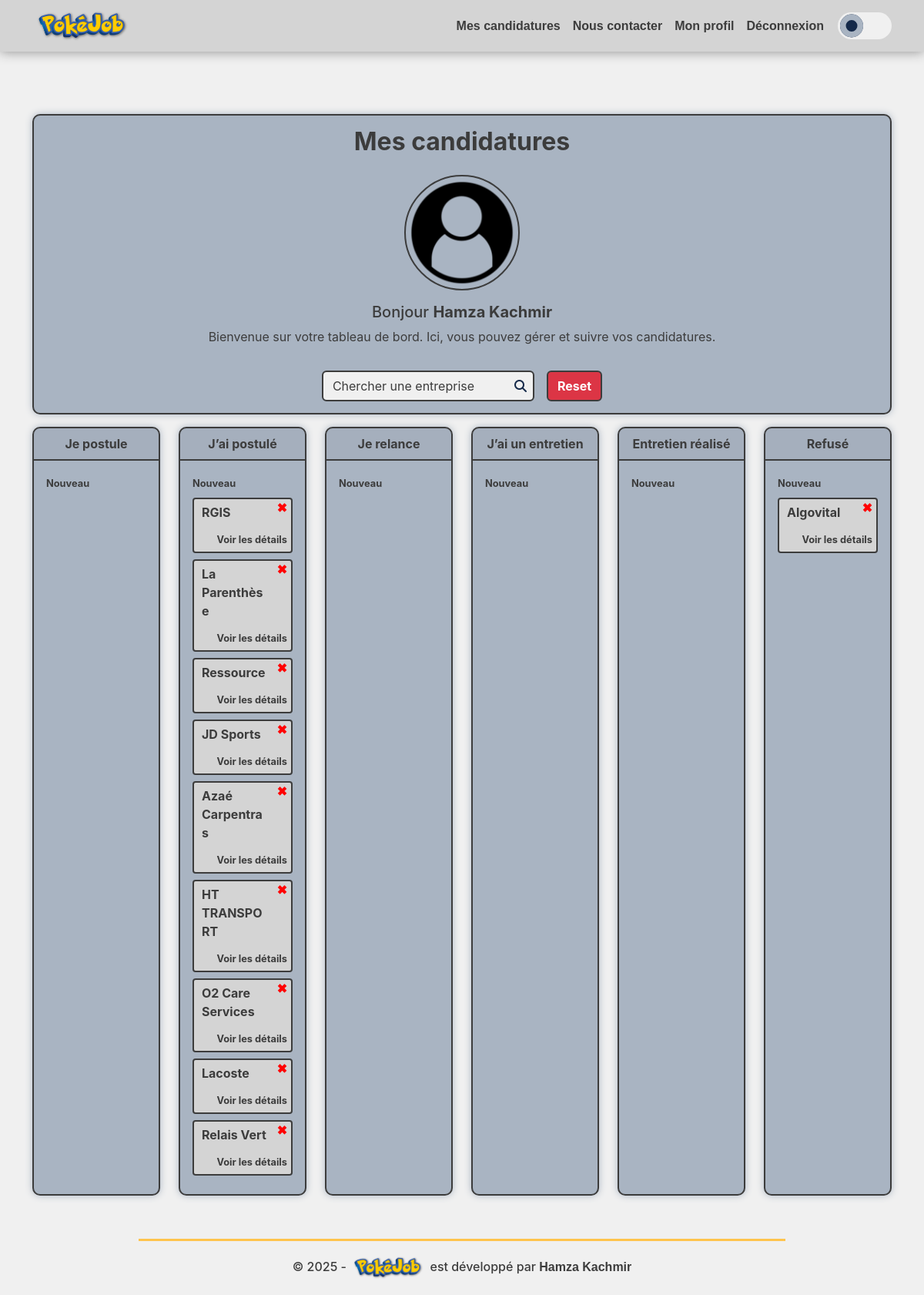
The page /index.php?route=jobs (signed in) on the database its author committed.
### tables this page shows
CREATE TABLE `jobs` (
  `id` INT NOT NULL AUTO_INCREMENT,
  `user_id` INT NOT NULL,
  `company_name` VARCHAR(100) NOT NULL,
  `contact_name` VARCHAR(100) DEFAULT NULL,
  `contact_phone` VARCHAR(20) DEFAULT NULL,
  `contact_mail` VARCHAR(100) DEFAULT NULL,
  `link_annonce` VARCHAR(255) DEFAULT NULL,
  `link_linkedin` VARCHAR(255) DEFAULT NULL,
  `date_applied` DATE DEFAULT NULL,
  `date_relance` DATE DEFAULT NULL,
  `notes_perso` TEXT,
  `company_website` VARCHAR(255) DEFAULT NULL,
  `status` ENUM('JE_POSTULE','POSTULE','RELANCE','PREPARATION_ENTRETIEN','ENTRETIEN_REALISE','REFUSE') DEFAULT 'POSTULE',
  `type_candidature` ENUM('SPONTANEE','ANNONCE') DEFAULT 'SPONTANEE',
  `created_at` DATETIME DEFAULT CURRENT_TIMESTAMP,
  `updated_at` DATETIME DEFAULT CURRENT_TIMESTAMP ON UPDATE CURRENT_TIMESTAMP,
  PRIMARY KEY (`id`)
);

### app/Controllers/Job/JobController.php (called while the page is built, shortened)
<?php
require_once __DIR__ . '/../../../app/Config/Database.php';
require_once __DIR__ . '/../../../app/Models/Job.php';
class JobController {
    private $jobModel;
    public function __construct($pdo) {
        $this->jobModel = new \Job($pdo);
    }
    public function index() {
        $jobs = $this->jobModel->getUserJobs($_SESSION['user_id']);
        require __DIR__ . '/../../../app/Views/Job/job.php';
    }
}
?>

### app/Models/Job.php (called while the page is built, shortened)
<?php
class Job {
    protected $db;
    public function __construct(PDO $pdo) {
        $this->db = $pdo;
    }
    public function getUserJobs(int $userId): array {
        $stmt = $this->db->prepare("SELECT * FROM jobs WHERE user_id = ? ORDER BY created_at DESC");
        $stmt->execute([$userId]);
        return $stmt->fetchAll(PDO::FETCH_ASSOC);
    }
}
?>

### app/Views/Job/job.php (the view, shortened to what this page needs)
<div class="container mt-5">
  <?php
    $statusLabels = [
      'JE_POSTULE'            => 'Je postule',
      'POSTULE'               => 'J’ai postulé',
      'RELANCE'               => 'Je relance',
      'PREPARATION_ENTRETIEN' => 'J’ai un entretien',
      'ENTRETIEN_REALISE'     => 'Entretien réalisé',
      'REFUSE'                => 'Refusé'
    ];
    $kanban = [
      'JE_POSTULE'            => [],
      'POSTULE'               => [],
      'RELANCE'               => [],
      'PREPARATION_ENTRETIEN' => [],
      'ENTRETIEN_REALISE'     => [],
      'REFUSE'                => []
    ];
    foreach ($jobs as $job) {
      $st = $job['status'] ?? 'JE_POSTULE';
      $kanban[$st][] = $job;
    }
    $first_name = $_SESSION['first_name'] ?? 'Utilisateur';
    $last_name = $_SESSION['last_name'] ?? '';
    $fullName = trim($first_name . ' ' . $last_name);
    $photo = $_SESSION['photo'] ?? '/assets/images/default-profile.png';
  ?>
  <div class="card my-3 welcome-card">
    <h2 class="fw-bold text-center mb-4">Mes candidatures</h2>
    <div class="welcome-photo text-center">
      <img src="<?= htmlspecialchars($photo) ?>" alt="Photo de profil">
    </div>
    <div class="welcome-text text-center mt-3">
      <h5>Bonjour <strong><?= htmlspecialchars($fullName) ?></strong></h5>
      <p>Bienvenue sur votre tableau de bord. Ici, vous pouvez gérer et suivre vos candidatures.</p>
    </div>
    <div class="welcome-actions mt-3 text-center">
      <div class="search-wrapper d-inline-block">
        <input type="text" id="searchCompany" placeholder="Chercher une entreprise" class="form-control">
        <span class="search-icon">
        </span>
      </div>
      <button id="deleteAllJobs" class="btn btn-danger ms-3 fw-bold confirm-action"
              data-confirm="Voulez-vous vraiment supprimer toutes vos candidatures ?"
              data-callback="resetAllJobs">
        Reset
      </button>
    </div>
  </div>
  <div class="row status-cards">
    <?php foreach ($kanban as $statusKey => $jobList): ?>
      <div class="col-12 col-md-6 col-lg-2">
        <div class="card mb-3">
          <div class="card-header text-center fw-bold status-label">
            <?= htmlspecialchars($statusLabels[$statusKey] ?? $statusKey) ?>
          </div>
          <div class="card-body min-height-col connectedSortable" data-status="<?= htmlspecialchars($statusKey) ?>">
            <div class="fw-bold new-text mb-2"
                 data-bs-toggle="modal"
                 data-bs-target="#jobModal"
                 data-mode="new"
                 data-status="<?= htmlspecialchars($statusKey) ?>">
              Nouveau
            </div>
            <?php foreach ($jobList as $jobItem): ?>
              <div class="border mb-2 draggable-item" data-id="<?= htmlspecialchars($jobItem['id']) ?>">
                <div class="company-label">
                  <span class="fw-bold company-name">
                    <?= htmlspecialchars($jobItem['company_name']) ?>
                  </span>
                  <a href="#"
                     data-href="/index.php?route=jobs&action=delete&id=<?= htmlspecialchars($jobItem['id']) ?>"
                     data-confirm="Voulez-vous vraiment supprimer cette candidature ?"
                     class="delete-cross confirm-action">
                    ✖
                  </a>
                </div>
                <div class="detail-container">
                  <span class="fw-bold detail-text"
                        data-id="<?= htmlspecialchars($jobItem['id']) ?>"
                        data-mode="detail"
                        data-bs-toggle="modal"
                        data-bs-target="#jobModal">
                    Voir les détails
                  </span>
                </div>
              </div>
            <?php endforeach; ?>
          </div>
        </div>
      </div>
    <?php endforeach; ?>
  </div>
</div>

### public/index.php (shortened to what this page needs)
<?php
require_once __DIR__ . '/../app/Config/Database.php';
$route  = $_GET['route']  ?? 'home';
$action = $_GET['action'] ?? 'index';
$isJsonAction = ($route === 'jobs' && in_array($action, ['show', 'update_status']));
switch ($route) {
    case 'jobs':
        require_once __DIR__ . '/../app/Controllers/Job/JobController.php';
        $controller = new \App\Controllers\Job\JobController($pdo);
        switch ($action) {
            default:              $controller->index(); break;
        }
        break;
}
if (!$isJsonAction) {
    $content = ob_get_clean();
    require_once __DIR__ . '/../app/Views/Includes/header.php';
    echo $content;
    require_once __DIR__ . '/../app/Views/Includes/footer.php';
} else {
    exit;
}

### app/Views/Includes/header.php (shortened to what this page needs)
<!DOCTYPE html>
<html lang="fr">
<head>
  <link rel="stylesheet" href="https://cdnjs.cloudflare.com/ajax/libs/font-awesome/6.7.2/css/all.min.css">
  <link rel="stylesheet" href="https://cdn.jsdelivr.net/npm/bootstrap@5.3.3/dist/css/bootstrap.min.css">
  <link rel="stylesheet" href="/assets/css/style.css">
</head>
<body>
<header>
  <nav class="navbar navbar-expand-lg navbar-light bg-light fixed-top">
    <div class="container position-relative d-flex align-items-center justify-content-between">
      <a class="navbar-brand" href="/index.php?route=home">
        <img src="/assets/images/logo.png" alt="Logo" class="d-inline-block logo-navbar">
      </a>
      <div class="collapse navbar-collapse" id="navbarNav">
        <ul class="navbar-nav ms-auto">
          <?php if (!isset($_SESSION['user_id'])): ?>
            <li class="nav-item"><a class="nav-link" href="/index.php?route=home">Accueil</a></li>
            <li class="nav-item"><a class="nav-link" href="/index.php?route=contact">Nous contacter</a></li>
            <li class="nav-item"><a class="nav-link" href="/index.php?route=login">Connexion</a></li>
          <?php else: ?>
            <?php $userRole = $_SESSION['user_role'] ?? 'USER'; ?>
            <?php if ($userRole === 'ADMIN'): ?>
              <li class="nav-item"><a class="nav-link" href="/index.php?route=dashboard">Dashboard</a></li>
            <?php else: ?>
              <li class="nav-item"><a class="nav-link" href="/index.php?route=jobs">Mes candidatures</a></li>
              <li class="nav-item"><a class="nav-link" href="/index.php?route=contact">Nous contacter</a></li>
            <?php endif; ?>
            <li class="nav-item"><a class="nav-link" href="/index.php?route=profile">Mon profil</a></li>
            <li class="nav-item"><a class="nav-link" href="/index.php?route=logout">Déconnexion</a></li>
          <?php endif; ?>
        </ul>
      </div>
      <label for="theme" class="theme">
        <div class="toggle-slot">
          <div class="sun-icon-wrapper"><div class="iconify sun-icon" data-icon="feather-sun"></div></div>
          <div class="toggle-button"></div>
        </div>
      </label>
    </div>
  </nav>
</header>

### app/Views/Includes/footer.php
<footer class="my-footer text-center">
  <p class="mb-3">
    © <span id="currentYear"></span> -
    <img src="/assets/images/logo.png" alt="PokéJob" class="my-footer-logo">
    est développé par <a href="https://www.linkedin.com/in/hamza-kachmir/?originalSubdomain=fr" class="outfit-link" target="_blank" rel="noopener noreferrer">Hamza Kachmir</a>
  </p>
</footer>

### public/assets/css/style.css (style rules this page uses)
a { text-decoration: none; }
:root { --bg: #f0f0f0; --text: #3c3c3c; --card-bg: #a9b4c2; --navbar-bg: #d4d4d4; --border: #8C8C8C; --accent: #142949; --btn-base: #FFC44D; }
body { padding-top: 100px; background-color: var(--bg); color: var(--text); font-family: "Inter", sans-serif; }
.text-center, label, input { color: var(--text) !important; }
a, .outfit-link { color: var(--text) !important; font-weight: 700 !important; font-family: "Montserrat", sans-serif; }
input, textarea, select { background-color: var(--bg) !important; border: 1px solid var(--text) !important; color: var(--text) !important; width: 100%; }
input::placeholder, textarea::placeholder { color: var(--text) !important; }
.card { background-color: var(--card-bg); border: 2px solid var(--text); box-shadow: 0 0 10px var(--card-bg); border-radius: 10px; }
.card-header { border-bottom: 2px solid var(--text); }
.navbar { background-color: var(--navbar-bg) !important; box-shadow: 0 0 15px 0 var(--border); }
.logo-navbar, .footer-logo { width: 130px; height: auto; }
.navbar-brand { margin: 0; padding: 0; }
.navbar-nav { margin-right: 10px; }
.btn { transition: background-color 0.2s ease-in-out, border-color 0.2s ease-in-out; }
.btn-danger { border: 2px solid var(--text); }
#searchCompany { cursor: pointer; }
.my-footer { display: flex; justify-content: center; align-items: center; margin: 40px auto 0; width: 80%; border-top: 3px solid var(--card-bg); text-align: center; font-weight: 500; }
.my-footer p { margin-top: 15px; white-space: normal; }
.my-footer-logo { width: 100px; }
.theme { cursor: pointer; }
.toggle-slot { font-size: 10px; position: relative; height: 3.5em; width: 7em; border-radius: 10em; background-color: var(--bg); transition: background-color 250ms; }
.toggle-button { transform: translate(0.3em, 0.25em); position: absolute; height: 3em; width: 3em; border-radius: 50%; background-color: var(--accent); box-shadow: inset 0 0 0 0.75em var(--card-bg); transition: background-color 250ms, border-color 250ms, transform 500ms cubic-bezier(0.26, 2, 0.46, 0.71); }
.sun-icon { position: absolute; height: 6em; width: 6em; color: #ffbb52; }
.sun-icon-wrapper { position: absolute; height: 6em; width: 6em; opacity: 1; transform: translate(2em, 2em) rotate(15deg); transform-origin: 50% 50%; transition: opacity 150ms, transform 500ms cubic-bezier(0.26, 2, 0.46, 0.71); }
.row.status-cards { display: flex; align-items: stretch; }
.row.status-cards > [class*="col-"] { display: flex; flex-direction: column; }
.row.status-cards .card { flex: 1; min-height: 300px; }
.new-text { color: var(--text); font-size: 0.8rem; cursor: pointer; display: inline-block; }
.company-label { margin-bottom: 5px; position: relative; display: block; padding-right: 25px; }
.company-name { color: var(--text); }
.detail-container { text-align: right; margin-top: 10px; }
.detail-text { color: var(--text); font-size: 0.8rem; cursor: pointer; }
.draggable-item { background-color: var(--navbar-bg); border-radius: 4px; padding: 5px 5px 5px 10px; cursor: pointer; border: 2px solid var(--text) !important; position: relative; }
.delete-cross { position: absolute; top: -5px; right: 0; cursor: pointer; color: #ff0000 !important; }
.welcome-card { display: flex; flex-direction: column; align-items: center; padding: 15px; color: var(--text); position: relative; }
.welcome-photo img { width: 150px; height: 150px; border-radius: 50%; object-fit: cover; border: 2px solid var(--text); }
.welcome-text h5, .welcome-text p { color: var(--text); }
.welcome-actions { display: flex; }
.form-control { border: 2px solid var(--text) !important; }
.search-wrapper { position: relative; display: inline-block; }
.search-wrapper .search-icon { position: absolute; right: 10px; top: 50%; transform: translateY(-50%); pointer-events: none; color: var(--accent); }
.my-footer { display: flex; justify-content: center; align-items: center; margin: 40px auto 0; width: 70%; border-top: 3px solid var(--btn-base); text-align: center; font-weight: 500; }

### rows shown on the page
jobs: company_name "RGIS"
jobs: company_name "La Parenthèse"
jobs: company_name "Ressource"
jobs: company_name "JD Sports"
jobs: company_name "Azaé Carpentras"
jobs: company_name "HT TRANSPORT"
jobs: company_name "O2 Care Services"
jobs: company_name "Lacoste"
jobs: company_name "Relais Vert"
jobs: company_name "Algovital"

### other values the page prints
$fullName "Hamza Kachmir"
$statusLabels[$statusKey] "Je postule"
$statusLabels[$statusKey] "J’ai postulé"
$statusLabels[$statusKey] "Je relance"
$statusLabels[$statusKey] "J’ai un entretien"
$statusLabels[$statusKey] "Entretien réalisé"
$statusLabels[$statusKey] "Refusé"
